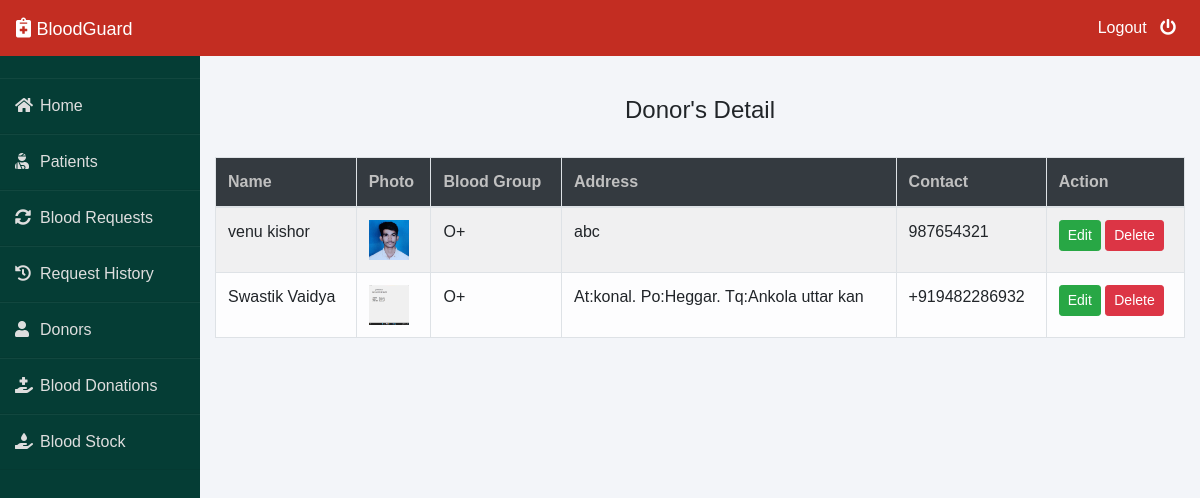
The app's page /admin-donor (signed in) with its own data.
### donor/models.py (models this page shows, shortened)
class Donor(models.Model):
    user=models.OneToOneField(User,on_delete=models.CASCADE)
    profile_pic= models.ImageField(upload_to='profile_pic/Donor/',null=True,blank=True)
    bloodgroup=models.CharField(max_length=10)
    address = models.CharField(max_length=40)
    mobile = models.CharField(max_length=20,null=False)
    @property
    def get_name(self):
        return self.user.first_name+" "+self.user.last_name

### blood/views.py (the view)
# urls.py: path('admin-donor', views.admin_donor_view,name='admin-donor'),
@login_required(login_url='adminlogin')
def admin_donor_view(request):
    donors=dmodels.Donor.objects.all()
    return render(request,'blood/admin_donor.html',{'donors':donors})

### templates/blood/admin_donor.html
{% extends 'blood/adminbase.html' %}
{% block content %}
{% load widget_tweaks %}
{%load static%}
<br><br>
<div class="container">
    <H4 class="text-center">Donor's Detail</H4><br>
    <table class="table table-light table-hover table-bordered table-striped">
        <thead class="bg-dark">
            <tr>
                <th scope="col" style="color: rgb(192, 192, 192);">Name</th>
                <th scope="col" style="color: rgb(192, 192, 192);">Photo</th>
                <th scope="col" style="color: rgb(192, 192, 192);">Blood Group</th>
                <th scope="col" style="color: rgb(192, 192, 192);">Address</th>
                <th scope="col" style="color: rgb(192, 192, 192);">Contact</th>
                <th style="color: rgb(192, 192, 192);">Action</th>
            </tr>
        </thead>
        <tbody>
            {% for t in donors %}
            <tr>
                <td> {{t.get_name}}</td>
                <td> <img src="{% static t.profile_pic.url %}" alt="Profile Pic" height="40px" width="40px" /></td>
                <td>{{t.bloodgroup}}</td>
                <td>{{t.address}}</td>
                <td>{{t.mobile}}</td>
                <td>
                    <button class="btn btn-success btn-sm"><a  style="text-decoration: none;color: white;" href="{% url 'update-donor' t.id  %}">Edit</a> </button>
                    <button class="btn btn-danger btn-sm"><a  style="text-decoration: none;color: white;" href="{% url 'delete-donor' t.id  %}">Delete</a> </button>
                </td>
            </tr>
            {% endfor %}
        </tbody>
    </table>
</div>
{% endblock content %}

### templates/blood/adminbase.html (style rules this page uses)
* { margin: 0; padding: 0; box-sizing: border-box; list-style: none; text-decoration: none; font-family: 'Josefin Sans', sans-serif; }
body { background-color: #f3f5f9; }

### records on screen
Donor: get_name "venu kishor", profile_pic (picture), bloodgroup "O+", address "abc", mobile "987654321"
Donor: get_name "Swastik Vaidya", profile_pic (picture), bloodgroup "O+", address "At:konal. Po:Heggar. Tq:Ankola uttar kan", mobile "+919482286932"
